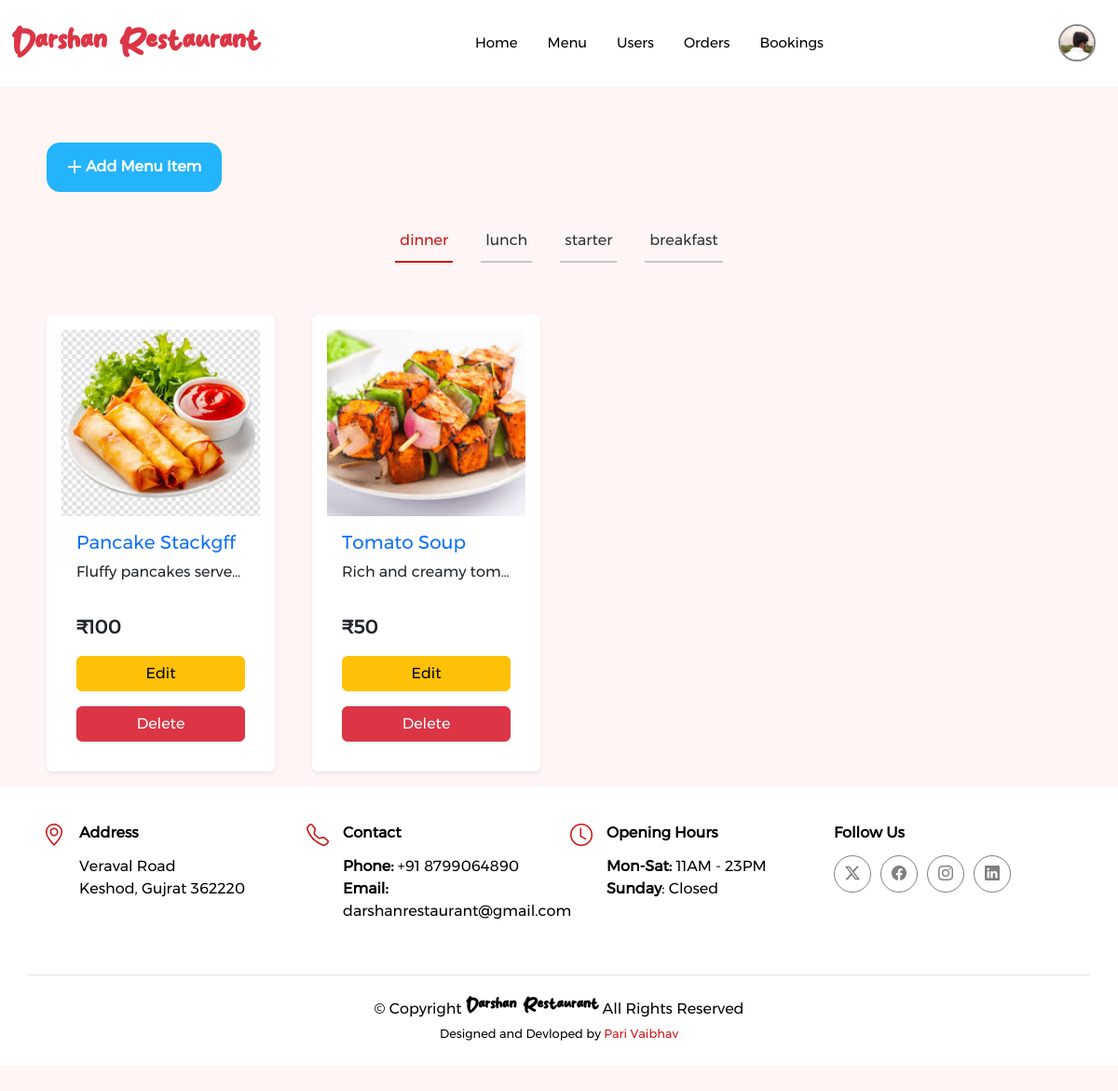
Page /admin/menu (signed in) on the committed database.
### tables this page shows
CREATE TABLE `users` (
  `id` int(11) NOT NULL,
  `email` varchar(255) NOT NULL,
  `password` varchar(255) NOT NULL,
  `user_type` enum('user','admin') NOT NULL DEFAULT 'user',
  `created_at` timestamp NOT NULL DEFAULT current_timestamp(),
  `user_img` varchar(255) NOT NULL DEFAULT '../assets/img/usersprofiles/profilepic.jpg'
);

CREATE TABLE `menu` (
  `menu_id` int(11) NOT NULL,
  `menu_name` varchar(255) NOT NULL,
  `menu_description` text NOT NULL,
  `menu_price` int(10) NOT NULL,
  `menu_category` enum('starter','dinner','lunch','breakfast') NOT NULL,
  `menu_image` varchar(255) NOT NULL,
  `created_at` timestamp NOT NULL DEFAULT current_timestamp()
);

### includes/auth_check.php (called while the page is built, shortened)
<?php
function decrypt(string $data, string $key): string|false
{
    $decoded = base64_decode($data, true);
    $iv         = substr($decoded, 0, 16);
    $ciphertext = substr($decoded, 16);
    return openssl_decrypt($ciphertext, 'AES-256-CBC', $key, 0, $iv);
}
function requireLogin(): array
{
    $email     = decrypt($_COOKIE['email'],     SECRET_KEY);
    $userType  = decrypt($_COOKIE['user_type'], SECRET_KEY);
    $loginTime = decrypt($_COOKIE['login_time'], SECRET_KEY);
    return ['email' => $email, 'userType' => $userType];
}

### admin/menu.php (the view, shortened to what this page needs)
<?php
include __DIR__ . '/../includes/db.php';
$imageBasePath = '../';
$catSql = "SELECT DISTINCT menu_category FROM menu";
$catResult = $conn->query($catSql);
$categories = [];
if ($catResult && $catResult->num_rows > 0) {
    while ($cat = $catResult->fetch_assoc()) {
        $categories[] = $cat['menu_category'];
    }
}
?>
<!DOCTYPE html>
<html lang="en">
<head>
    <link href="../assets/vendor/bootstrap/css/bootstrap.min.css" rel="stylesheet" />
    <link href="../assets/vendor/bootstrap-icons/bootstrap-icons.css" rel="stylesheet" />
    <link href="../assets/vendor/aos/aos.css" rel="stylesheet" />
    <link href="../assets/vendor/glightbox/css/glightbox.min.css" rel="stylesheet" />
    <link href="../assets/vendor/swiper/swiper-bundle.min.css" rel="stylesheet" />
    <link rel="stylesheet" href="https://cdnjs.cloudflare.com/ajax/libs/font-awesome/6.7.2/css/all.min.css" />
    <link href="../assets/css/main.css" rel="stylesheet" />
</head>
<body>
 <?php include  __DIR__ .  '/header.php'; ?>
    <section class='menu'>
      <button data-bs-toggle="modal" data-bs-target="#addMenuModal" class="add-btn">
            <span>
                <svg
                   height="24"
                   width="24"
                     viewBox="0 0 24 24"
                    xmlns="http://www.w3.org/2000/svg"
                 >
                     <path d="M0 0h24v24H0z" fill="none"></path>
                      <path d="M11 11V5h2v6h6v2h-6v6h-2v-6H5v-2z" fill="currentColor"></path>
              </svg>
              Add Menu Item
            </span>
        </button>
        <ul class="nav nav-tabs d-flex align-content-center justify-content-center" id="menuTab" role="tablist">
            <?php foreach ($categories as $index => $cat): ?>
                <li class="nav-item" role="presentation">
                    <button class="nav-link <?= $index === 0 ? 'active' : '' ?>" id="tab-<?= md5($cat) ?>"
                        data-bs-toggle="tab" data-bs-target="#content-<?= md5($cat) ?>" type="button" role="tab"
                        aria-controls="content-<?= md5($cat) ?>" aria-selected="<?= $index === 0 ? 'true' : 'false' ?>">
                        <?= htmlspecialchars($cat) ?>
                    </button>
                </li>
            <?php endforeach; ?>
        </ul>
        <div class="tab-content " id="menuTabContent">
            <?php foreach ($categories as $index => $cat): ?>
                <div class="tab-pane fade <?= $index === 0 ? 'show active' : '' ?> mt-5" id="content-<?= md5($cat) ?>" role="tabpanel"
                    aria-labelledby="tab-<?= md5($cat) ?>">
                    <div class="container">
                        <div class="row row-cols-1 row-cols-sm-2 row-cols-md-3 row-cols-lg-4 g-4">
                            <?php
                            $stmt = $conn->prepare("SELECT * FROM menu WHERE menu_category = ?");
                            $stmt->bind_param("s", $cat);
                            $stmt->execute();
                            $itemsResult = $stmt->get_result();
                            if ($itemsResult->num_rows > 0):
                                while ($item = $itemsResult->fetch_assoc()):
                            ?>
                                    <div class="col-12 col-sm-6 col-md-4 col-lg-3 mb-4">
                                        <div class="card h-100 shadow-sm border-0 p-3 m-2">
                                            <img src="<?= htmlspecialchars($imageBasePath . $item['menu_image']) ?>" class="card-img-top"
                                                alt="<?= htmlspecialchars($item['menu_name']) ?>"
                                                style="object-fit: cover; height: 200px; width: 100%;" loading="lazy" />
                                            <div class="card-body d-flex flex-column">
                                                <h5 class="card-title text-primary"><?= htmlspecialchars($item['menu_name']) ?></h5>
                                                <p class="card-text flex-grow-1 text-truncate" style="max-height: 4.5em; overflow: hidden;">
                                                    <?= htmlspecialchars($item['menu_description']) ?>
                                                </p>
                                                <div class="mt-auto">
                                                    <p class="mb-3 fs-5 fw-bold">₹<?= number_format($item['menu_price']) ?></p>
                                                    <div class="d-flex w-100 flex-column">
                                                        <button type="button" class="btn  btn-warning flex-fill mb-3" data-bs-toggle="modal"
                                                            data-bs-target="#editModal" data-id="<?= $item['menu_id'] ?>"
                                                            data-name="<?= htmlspecialchars($item['menu_name']) ?>"
                                                            data-description="<?= htmlspecialchars($item['menu_description']) ?>"
                                                            data-price="<?= $item['menu_price'] ?>"
                                                            data-category="<?= htmlspecialchars($item['menu_category']) ?>"
                                                            data-image="<?= htmlspecialchars($item['menu_image']) ?>">
                                                            Edit
                                                        </button>
                                                        <button type="button" class="btn  btn-danger flex-fill" data-bs-toggle="modal"
                                                            data-bs-target="#deleteModal" data-id="<?= $item['menu_id'] ?>"
                                                            data-name="<?= htmlspecialchars($item['menu_name']) ?>">
                                                            Delete
                                                        </button>
                                                    </div>
                                                </div>
                                            </div>
                                        </div>
                                    </div>
                                <?php
                                endwhile;
                            else:
                                ?>
                                <p>No menu items found in this category.</p>
                            <?php
                            endif;
                            ?>
                        </div>
                    </div>
                </div>
            <?php endforeach; ?>
        </div>
        <?php include  __DIR__ .  '/../footer.php'; ?>
    </section>
</body>
</html>

### admin/header.php (shortened to what this page needs)
<?php
require_once __DIR__ . '/../includes/db.php';
require_once __DIR__ . '/../includes/auth_check.php';
$user = requireLogin();
$avatarDB = null;
$stmt = $conn->prepare("SELECT user_img FROM users WHERE email = ?");
if ($stmt) {
    $stmt->bind_param('s', $user['email']);
    $stmt->execute();
    $stmt->bind_result($avatarDB);
}
$uploadsRel = 'assets/img/usersprofiles/';
$defaultRel = $uploadsRel . 'profilepic.jpg';
$avatarRel  = $defaultRel;
if ($avatarDB) {
    $normalizedPath = ltrim($avatarDB, '/\\');
    $filePath = __DIR__ . '/../' . $normalizedPath;
    if (file_exists($filePath)) {
        $avatarRel = $normalizedPath;
    }
}
$avatarUrl = '../' . $avatarRel;
$email = $user['email'];
$isSpecialEmail = ($email === 'parivaibhav@gmail.com');
?>
<header id="header" class="header d-flex align-items-center sticky-top bg-white " id="main-navbar">
    <div class="container position-relative d-flex align-items-center justify-content-between">
        <a href="/college/admin/index" class="logo d-flex align-items-center me-auto me-xl-0">
            <h1 class="sitename text-danger">Darshan Restaurant</h1>
        </a>
        <nav id="navmenu" class="navmenu mx-auto">
            <ul>
                <li><a href="/college/admin/index">Home</a></li>
                <li><a href="/college/admin/menu">Menu</a></li>
                <?php if ($isSpecialEmail): ?>
                    <li><a href="/college/admin/users">Users</a></li>
                <?php endif; ?>
                <li><a href="/college/admin/myorder">Orders</a></li>
                <li><a href="/college/admin/bookings">Bookings</a></li>
            </ul>
        </nav>
    </div>
   <div class="d-flex align-items-center gap-3 px-4">
    <div class="dropdown">
      <button class="avatar-btn" id="avatarDropdown"
              data-bs-toggle="dropdown" aria-expanded="false"
              title="<?= htmlspecialchars($email) ?>">
        <img src="<?= htmlspecialchars($avatarUrl) ?>"
             alt="User Avatar" class="avatar-img">
      </button>
    </div>
  </div>
</header>

### assets/css/main.css (style rules this page uses)
:root { --default-font: "font2", system-ui, -apple-system, "Segoe UI", Roboto, "Helvetica Neue", Arial, "Noto Sans", "Liberation Sans", sans-serif, "Apple Color Emoji", "Segoe UI Emoji", "Segoe UI Symbol", "Noto Color Emoji"; }
:root { --default-color: #000000; --heading-color: #000000; --accent-color: #ce1212; --surface-color: #ffffff; --contrast-color: #ffffff; }
:root { --nav-color: #000000; --nav-hover-color: #ce1212; --nav-mobile-background-color: #ffffff; --nav-dropdown-background-color: #ffffff; --nav-dropdown-color: #7f7f90; --nav-dropdown-hover-color: #ce1212; }
:root { scroll-behavior: smooth; }
body { color: var(--default-color); background-color: #fff5f5 !important; font-family: var(--default-font); cursor: default !important; }
a { color: var(--accent-color); text-decoration: none; transition: 0.3s; }
h1, h2, h3, h4, h5, h6 { color: var(--heading-color); }
.header { color: var(--default-color); background-color: var(--background-color); padding: 20px 0; transition: all 0.5s; z-index: 997; }
.header .logo { line-height: 1; }
.header .logo h1 { font-size: 30px; margin: 0; font-weight: 700; color: var(--heading-color); }
@media (max-width: 1200px) { .header .logo { order: 1; } }
@media (max-width: 1200px) { .header .navmenu { order: 3; } }
@media (min-width: 1200px) { .navmenu { padding: 0; } }
@media (min-width: 1200px) { .navmenu ul { margin: 0; padding: 0; display: flex; list-style: none; align-items: center; } }
@media (min-width: 1200px) { .navmenu li { position: relative; } }
@media (min-width: 1200px) { .navmenu > ul > li { white-space: nowrap; padding: 15px 14px; } }
@media (min-width: 1200px) { .navmenu > ul > li:last-child { padding-right: 0; } }
@media (min-width: 1200px) { .navmenu a, .navmenu a:focus { color: var(--nav-color); font-size: 15px; padding: 0 2px; font-weight: 500; display: flex; align-items: center; justify-content: space-between; white-space: nowrap; transition: 0.3s; position: relative; } }
@media (min-width: 1200px) { .navmenu > ul > li > a:before { content: ""; position: absolute; height: 2px; bottom: -6px; left: 0; background-color: var(--nav-hover-color); visibility: hidden; width: 0px; transition: all 0.3s ease-in-out 0s; } }
section, .section { color: var(--default-color); background-color: var(--background-color); padding: 60px 0; scroll-margin-top: 92px; overflow: clip; }
.menu .nav-tabs { border: 0; }
.menu .nav-link { background-color: var(--background-color); color: color-mix(in srgb, var(--default-color), transparent 20%); margin: 0 15px; padding: 10px 5px; transition: 0.3s; border-radius: 0; height: 100%; border: 0; border-bottom: 2px solid color-mix(in srgb, var(--default-color), transparent 80%); }
.menu .nav-link.active { background-color: var(--background-color); color: var(--accent-color); border-color: var(--accent-color); }
.sitename { font-family: "font3" !important; }
.avatar-btn { padding: 0; border: none; background: none; margin-left: auto; }
.avatar-img { width: 40px; height: 40px; object-fit: cover; border-radius: 50%; border: 2px solid rgb(135, 135, 135); margin-left: auto; }

### admin/menu.php (style rules this page uses)
.add-btn { border: 2px solid #24b4fb; background-color: #24b4fb; border-radius: 0.9em; cursor: pointer; padding: 0.8em 1.2em 0.8em 1em; transition: all ease-in-out 0.2s; font-size: 16px; margin-left:50px; margin-bottom:30px; }
.add-btn span { display: flex; justify-content: center; align-items: center; color: #fff; font-weight: 600; }

### admin/header.php (style rules this page uses)
.avatar-btn { padding:0;border:none;background:none }
.avatar-img { width:40px;height:40px;object-fit:cover;border-radius:50%; border:2px solid rgb(135,135,135) }

### rows in the picture
users: user_img (picture)
menu: menu_image (picture), menu_name "Pancake Stackgff", menu_description "Fluffy pancakes serve…", menu_price "100"
menu: menu_image (picture), menu_name "Tomato Soup", menu_description "Rich and creamy tom…", menu_price "50"

### other values in the picture
$cat "dinner"
$cat "lunch"
$cat "starter"
$cat "breakfast"
